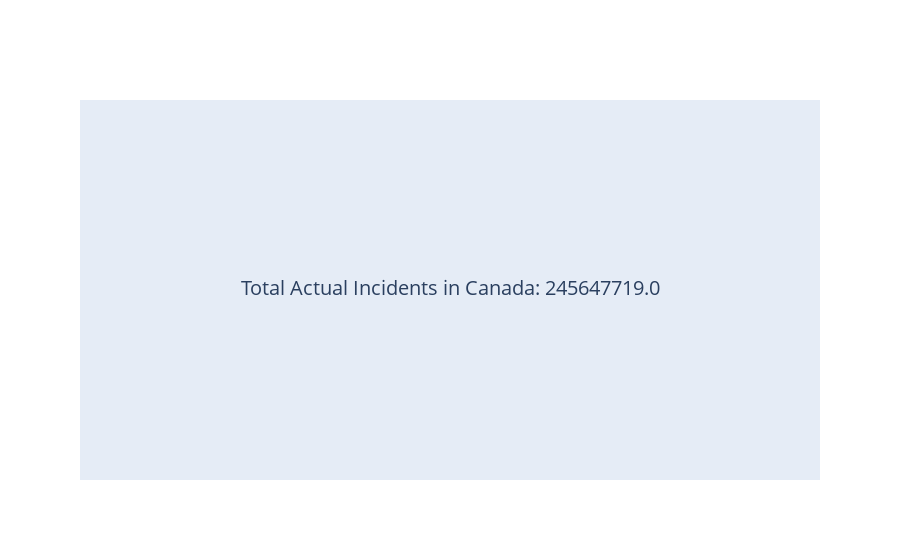

The notebook cell this image was saved under:
### Code cell
import plotly.graph_objects as go

# Filter the dataframe for rows where 'Geo' is 'Canada'
canada_data = Crime_Statistics[(Crime_Statistics['GEO'] == 'Canada') & (Crime_Statistics['Statistics'] == 'Actual incidents')]

# Sum the 'Actual incident' column
total_incidents_canada = canada_data['VALUE'].sum()

# Create the text figure
fig = go.Figure(go.Scatter(
    x=[0],
    y=[0],
    text=f"Total Actual Incidents in Canada: {total_incidents_canada}",
    mode="text",
    textfont=dict(size=20)
))

# Remove axes
fig.update_layout(
    xaxis=dict(showgrid=False, zeroline=False, showticklabels=False),
    yaxis=dict(showgrid=False, zeroline=False, showticklabels=False),
)

# Show the plot
print(f"Total Actual Incidents in Canada: {total_incidents_canada}")
fig.show()

### Figure 1 — Plotly figure (JSON) as saved in the notebook; plotly's stock layout.template omitted (floating-point values rounded to 4 significant figures)
{"data": [{"mode": "text", "text": "Total Actual Incidents in Canada: 245647719.0", "textfont": {"size": 20}, "type": "scatter", "x": [0], "y": [0]}], "layout": {"xaxis": {"showgrid": false, "showticklabels": false, "zeroline": false}, "yaxis": {"showgrid": false, "showticklabels": false, "zeroline": false}}}
